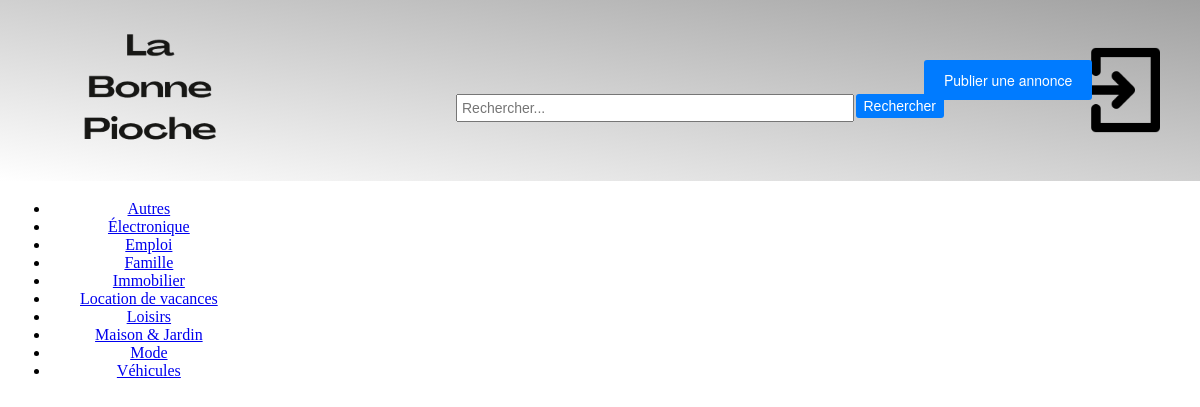
/accueil.php?categorie=Autres, run on the app's committed database.
### tables this page shows
CREATE TABLE IF NOT EXISTS `categories` (
  `id_categorie` int NOT NULL AUTO_INCREMENT,
  `nom_categorie` text NOT NULL,
  PRIMARY KEY (`id_categorie`)
);

### accueil.php (the view, shortened to what this page needs)
<!DOCTYPE html>
<?php
    require_once 'db_config.php';
?>
<html>
    <head>
    </head>
    <body>
        <link rel="stylesheet" type="text/css" href="accueil.css">
        <header>
            <a href="accueil.php"><img   src="logo_site.png" alt="Logo de mon site web" ></a>
            <?php
            $query = $bdd->query('SELECT nom_categorie FROM categories');
            echo '<ul class="menu">';
            while ($row = $query->fetch()) {
                $nom_categorie = $row['nom_categorie'];
                echo '<li>';
                echo '<a href="accueil.php?categorie=' . $nom_categorie . '" id="' . $nom_categorie . '">' . $nom_categorie . '</a>';
                echo '</li>';
            }
            echo '</ul>';
            ?>
        <div class="search-bar">
                <input type="text" placeholder="Rechercher...">
                <button type="submit">Rechercher</button>
            </div>
            <div class="header-buttons">
                <a href="post_ad.php" class="publish-button">Publier une annonce</a>
                <?php
                if (isset($_SESSION['user'])) {
                    $check = $bdd->prepare('SELECT nom, prenom, email, password, token, id_utilisateur, url_photo_profil FROM utilisateurs WHERE token = ?');
                    $check->execute(array($_SESSION['user']));
                    $data = $check->fetch();
                    $user = $_SESSION['user'];
                    $url_photo_profil = $data['url_photo_profil'];
                    echo "<div class='menu-dropdown'>";
                    echo "<img id='dropdown-icon' src='$url_photo_profil' alt='Icône utilisateur'>";
                    echo "<ul class='dropdown-content' id='dropdown-content'>";
                    echo "<li><a href='profil.php'>Mon profil</a></li>";
                    echo "<li><a href='favoris.php'>Mes favoris</a></li>";
                    echo "<li><a href='annonces.php'>Mes annonces</a></li>";
                    echo "<li><a href='transactions.php'>Mes transactions</a></li>";
                    echo "<li><a href='logoff.php'>Se déconnecter</a></li>";
                    echo "</ul>";
                    echo "</div>";
                } else {
                    echo "<a href='login.php' class='pfp_login'><img src='login_icon.png' alt='Connexion/Inscription' style='width: 100px; height: 100px; margin-left:-50%; margin-top:25%;'></a>";
                }
                ?>
            </div>
        </header>
    </body>
</html>

### accueil.css (style rules this page uses)
header { position: fixed; display: flex; padding-bottom: 1px; top: 0; left: 0; width: 100%; height: 180px; text-align: center; background-image: linear-gradient(to top right, white, rgb(161, 161, 161)); color: black; }
header a, header img { position :auto; margin-right: auto; padding-left: 30px; width: auto; height: 180px; }
header a.pfp_login img { position :auto; margin-right: auto; padding-left: 30px; width: auto; height: 10px; }
.publish-button { position:absolute; padding: 10px 20px; background-color: #007bff; color: white; text-decoration: none; border: none; border-radius: 3px; transition: background-color 0.3s ease; font-family: "Helvetica Neue", Helvetica; font-size: 14px; margin-left:-13%; margin-top: 5%; height: auto; }
.search-bar { margin: 0 20px; height: auto; margin-left: 38%; margin-top: 3%; position: absolute; align-self: center; }
.search-bar input { width: 200%; padding: 4px; font-size: 14px; }
.search-bar button { padding: 4px 8px; background-color: #007bff; color: white; border: none; border-radius: 3px; cursor: pointer; font-size: 14px; margin-top: -14.5%; margin-left: 157%; position: absolute; align-self: center; }
.menu { position: absolute; margin-top: 200px; margin-left: 10px; }

### data on the page
categories: nom_categorie "Autres"
categories: nom_categorie "Électronique"
categories: nom_categorie "Emploi"
categories: nom_categorie "Famille"
categories: nom_categorie "Immobilier"
categories: nom_categorie "Location de vacances"
categories: nom_categorie "Loisirs"
categories: nom_categorie "Maison & Jardin"
categories: nom_categorie "Mode"
categories: nom_categorie "Véhicules"
